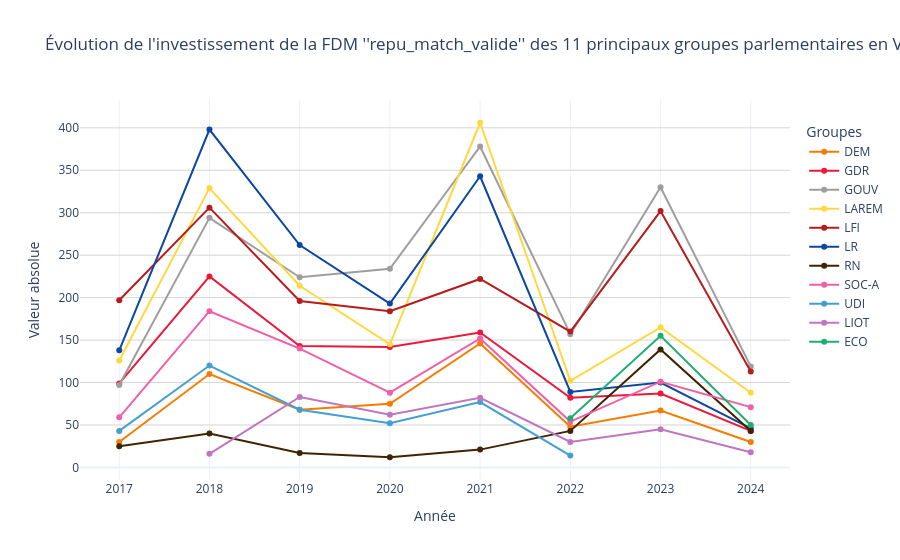

The notebook cell this image was saved under:
### Code cell
evolution_groupes_va(df, colonne_condition="repu_match_valide", préfixe="FDM", top_n=11)

### Figure 1 — Plotly figure (JSON) as saved in the notebook; plotly's stock layout.template omitted (floating-point values rounded to 4 significant figures)
{"data": [{"hovertemplate": "<b>%{x}</b><br>%{y} occurences<extra>DEM</extra>", "line": {"color": "#F57C00", "width": 2}, "marker": {"color": "#F57C00", "size": 6}, "mode": "lines+markers", "name": "DEM", "type": "scatter", "x": [2017, 2018, 2019, 2020, 2021, 2022, 2023, 2024], "y": [30, 110, 68, 75, 146, 48, 67, 30]}, {"hovertemplate": "<b>%{x}</b><br>%{y} occurences<extra>GDR</extra>", "line": {"color": "#ea193a", "width": 2}, "marker": {"color": "#ea193a", "size": 6}, "mode": "lines+markers", "name": "GDR", "type": "scatter", "x": [2017, 2018, 2019, 2020, 2021, 2022, 2023, 2024], "y": [99, 225, 143, 142, 159, 82, 87, 43]}, {"hovertemplate": "<b>%{x}</b><br>%{y} occurences<extra>GOUV</extra>", "line": {"color": "#9E9E9E", "width": 2}, "marker": {"color": "#9E9E9E", "size": 6}, "mode": "lines+markers", "name": "GOUV", "type": "scatter", "x": [2017, 2018, 2019, 2020, 2021, 2022, 2023, 2024], "y": [97, 294, 224, 234, 378, 157, 330, 119]}, {"hovertemplate": "<b>%{x}</b><br>%{y} occurences<extra>LAREM</extra>", "line": {"color": "#FFD83E", "width": 2}, "marker": {"color": "#FFD83E", "size": 6}, "mode": "lines+markers", "name": "LAREM", "type": "scatter", "x": [2017, 2018, 2019, 2020, 2021, 2022, 2023, 2024], "y": [126, 329, 214, 145, 406, 102, 165, 88]}, {"hovertemplate": "<b>%{x}</b><br>%{y} occurences<extra>LFI</extra>", "line": {"color": "#B71C1C", "width": 2}, "marker": {"color": "#B71C1C", "size": 6}, "mode": "lines+markers", "name": "LFI", "type": "scatter", "x": [2017, 2018, 2019, 2020, 2021, 2022, 2023, 2024], "y": [197, 306, 196, 184, 222, 160, 302, 113]}, {"hovertemplate": "<b>%{x}</b><br>%{y} occurences<extra>LR</extra>", "line": {"color": "#0D47A1", "width": 2}, "marker": {"color": "#0D47A1", "size": 6}, "mode": "lines+markers", "name": "LR", "type": "scatter", "x": [2017, 2018, 2019, 2020, 2021, 2022, 2023, 2024], "y": [138, 398, 262, 193, 343, 89, 100, 46]}, {"hovertemplate": "<b>%{x}</b><br>%{y} occurences<extra>RN</extra>", "line": {"color": "#412302", "width": 2}, "marker": {"color": "#412302", "size": 6}, "mode": "lines+markers", "name": "RN", "type": "scatter", "x": [2017, 2018, 2019, 2020, 2021, 2022, 2023, 2024], "y": [25, 40, 17, 12, 21, 43, 139, 43]}, {"hovertemplate": "<b>%{x}</b><br>%{y} occurences<extra>SOC-A</extra>", "line": {"color": "#F05FA8", "width": 2}, "marker": {"color": "#F05FA8", "size": 6}, "mode": "lines+markers", "name": "SOC-A", "type": "scatter", "x": [2017, 2018, 2019, 2020, 2021, 2022, 2023, 2024], "y": [59, 184, 140, 88, 152, 54, 101, 71]}, {"hovertemplate": "<b>%{x}</b><br>%{y} occurences<extra>UDI</extra>", "line": {"color": "#439FD1", "width": 2}, "marker": {"color": "#439FD1", "size": 6}, "mode": "lines+markers", "name": "UDI", "type": "scatter", "x": [2017, 2018, 2019, 2020, 2021, 2022], "y": [43, 120, 68, 52, 77, 14]}, {"hovertemplate": "<b>%{x}</b><br>%{y} occurences<extra>LIOT</extra>", "line": {"color": "#C075C0", "width": 2}, "marker": {"color": "#C075C0", "size": 6}, "mode": "lines+markers", "name": "LIOT", "type": "scatter", "x": [2018, 2019, 2020, 2021, 2022, 2023, 2024], "y": [16, 83, 62, 82, 30, 45, 18]}, {"hovertemplate": "<b>%{x}</b><br>%{y} occurences<extra>ECO</extra>", "line": {"color": "#1FAE70", "width": 2}, "marker": {"color": "#1FAE70", "size": 6}, "mode": "lines+markers", "name": "ECO", "type": "scatter", "x": [2022, 2023, 2024], "y": [58, 155, 50]}], "layout": {"font": {"size": 12}, "hovermode": "x unified", "legend": {"bgcolor": "rgba(255,255,255,0.8)", "title": {"text": "Groupes"}, "x": 1.02, "y": 0.95}, "title": {"text": "Évolution de l'investissement de la FDM ''repu_match_valide'' des 11 principaux groupes parlementaires en VA"}, "xaxis": {"dtick": 1, "showgrid": true, "tickmode": "linear", "title": {"text": "Année"}}, "yaxis": {"gridcolor": "#D7D6D6", "showgrid": true, "title": {"text": "Valeur absolue"}}}}
